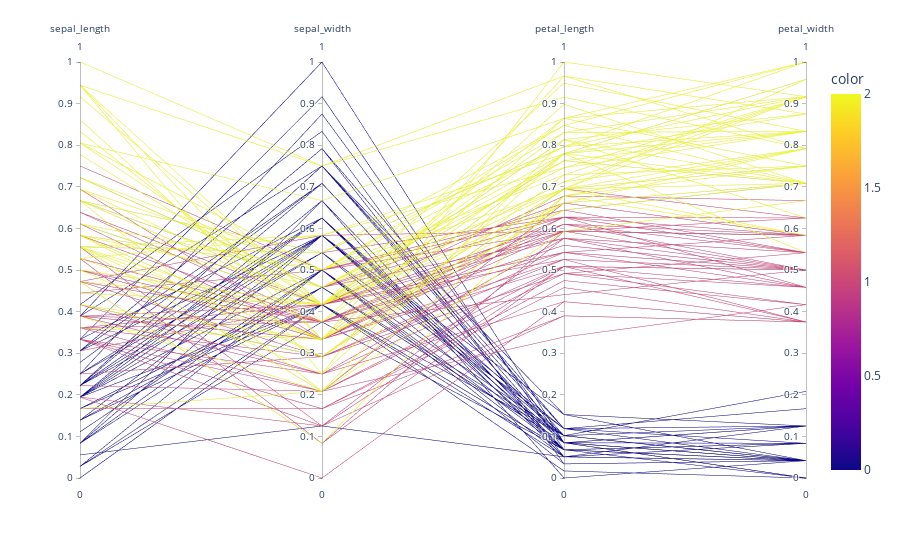

Notebook code cell kept with this figure:
### Code cell
# Normalizar las columnas numéricas para mejor visualización
df.iloc[:, :-1] = (df.iloc[:, :-1] - df.iloc[:, :-1].min()) / (df.iloc[:, :-1].max() - df.iloc[:, :-1].min())

# Graficar coordenadas paralelas
fig = px.parallel_coordinates(df, dimensions=df.columns[:-1], color=df['species'].astype('category').cat.codes)
fig.show()

### Figure 1 — Plotly figure (JSON) as saved in the notebook; plotly's stock layout.template omitted (floating-point values rounded to 4 significant figures; data arrays with more than 128 entries replaced by an {"elided": "..."} marker saying what was removed)
{"data": [{"dimensions": [{"label": "sepal_length", "values": {"elided": "150 float values"}}, {"label": "sepal_width", "values": {"elided": "150 float values"}}, {"label": "petal_length", "values": {"elided": "150 float values"}}, {"label": "petal_width", "values": {"elided": "150 float values"}}], "domain": {"x": [0, 1], "y": [0, 1]}, "line": {"color": {"elided": "150 int values"}, "coloraxis": "coloraxis"}, "name": "", "type": "parcoords"}], "layout": {"coloraxis": {"colorbar": {"title": {"text": "color"}}, "colorscale": [[0, "#0d0887"], [0.1111, "#46039f"], [0.2222, "#7201a8"], [0.3333, "#9c179e"], [0.4444, "#bd3786"], [0.5556, "#d8576b"], [0.6667, "#ed7953"], [0.7778, "#fb9f3a"], [0.8889, "#fdca26"], [1, "#f0f921"]]}, "legend": {"tracegroupgap": 0}, "margin": {"t": 60}}}
